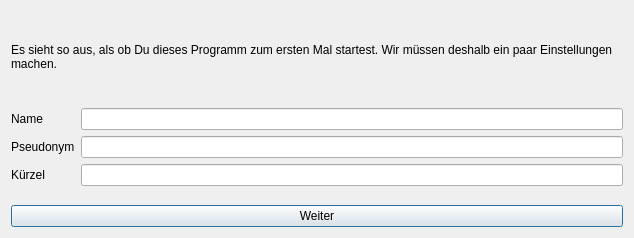
<?xml version="1.0" encoding="UTF-8"?>
<ui version="4.0">
 <class>Ddada</class>
 <widget class="QDialog" name="Dialog">
  <property name="geometry">
   <rect>
    <x>0</x>
    <y>0</y>
    <width>634</width>
    <height>238</height>
   </rect>
  </property>
  <property name="windowTitle">
   <string>Dialog</string>
  </property>
  <property name="autoFillBackground">
   <bool>true</bool>
  </property>
  <layout class="QVBoxLayout" name="verticalLayout">
   <item>
    <widget class="QLabel" name="label">
     <property name="text">
      <string>Es sieht so aus, als ob Du dieses Programm zum ersten Mal startest. Wir müssen deshalb ein paar Einstellungen machen.</string>
     </property>
     <property name="wordWrap">
      <bool>true</bool>
     </property>
    </widget>
   </item>
   <item>
    <layout class="QFormLayout" name="formLayout">
     <item row="0" column="0">
      <widget class="QLabel" name="nameLabel">
       <property name="text">
        <string>Name</string>
       </property>
      </widget>
     </item>
     <item row="0" column="1">
      <widget class="QLineEdit" name="nameLineEdit"/>
     </item>
     <item row="1" column="0">
      <widget class="QLabel" name="pseudonymLabel">
       <property name="text">
        <string>Pseudonym</string>
       </property>
      </widget>
     </item>
     <item row="1" column="1">
      <widget class="QLineEdit" name="pseudonymLineEdit"/>
     </item>
     <item row="2" column="0">
      <widget class="QLabel" name="kRzelLabel">
       <property name="text">
        <string>Kürzel</string>
       </property>
      </widget>
     </item>
     <item row="2" column="1">
      <widget class="QLineEdit" name="kRzelLineEdit"/>
     </item>
    </layout>
   </item>
   <item>
    <widget class="QPushButton" name="pushButton">
     <property name="text">
      <string>Weiter</string>
     </property>
    </widget>
   </item>
  </layout>
 </widget>
 <resources/>
 <connections/>
</ui>
